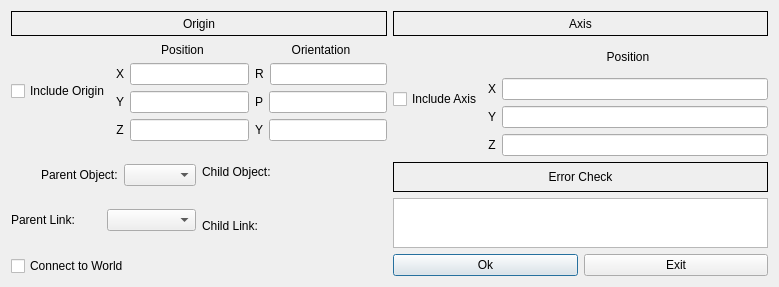
<?xml version="1.0" encoding="UTF-8"?>
<ui version="4.0">
 <class>AddExternalJoint</class>
 <widget class="QDialog" name="AddExternalJoint">
  <property name="geometry">
   <rect>
    <x>0</x>
    <y>0</y>
    <width>779</width>
    <height>287</height>
   </rect>
  </property>
  <property name="windowTitle">
   <string>Add External Joint</string>
  </property>
  <layout class="QVBoxLayout" name="verticalLayout_9">
   <item>
    <layout class="QHBoxLayout" name="horizontalLayout_4">
     <item>
      <layout class="QVBoxLayout" name="verticalLayout_8">
       <item>
        <layout class="QVBoxLayout" name="verticalLayout_2">
         <item>
          <widget class="QLabel" name="origin_label_2">
           <property name="maximumSize">
            <size>
             <width>16777215</width>
             <height>25</height>
            </size>
           </property>
           <property name="frameShape">
            <enum>QFrame::Box</enum>
           </property>
           <property name="text">
            <string>Origin</string>
           </property>
           <property name="alignment">
            <set>Qt::AlignCenter</set>
           </property>
          </widget>
         </item>
         <item>
          <layout class="QHBoxLayout" name="horizontalLayout">
           <item>
            <widget class="QCheckBox" name="include_origin">
             <property name="text">
              <string>Include Origin</string>
             </property>
            </widget>
           </item>
           <item>
            <layout class="QVBoxLayout" name="verticalLayout_14">
             <item>
              <widget class="QLabel" name="position_label_2">
               <property name="maximumSize">
                <size>
                 <width>16777215</width>
                 <height>15</height>
                </size>
               </property>
               <property name="text">
                <string>Position</string>
               </property>
               <property name="alignment">
                <set>Qt::AlignCenter</set>
               </property>
              </widget>
             </item>
             <item>
              <layout class="QHBoxLayout" name="horizontalLayout_21">
               <item>
                <widget class="QLabel" name="x_label_2">
                 <property name="text">
                  <string>X</string>
                 </property>
                 <property name="alignment">
                  <set>Qt::AlignCenter</set>
                 </property>
                </widget>
               </item>
               <item>
                <widget class="QLineEdit" name="x_2"/>
               </item>
              </layout>
             </item>
             <item>
              <layout class="QHBoxLayout" name="horizontalLayout_25">
               <item>
                <widget class="QLabel" name="y_label_2">
                 <property name="text">
                  <string>Y</string>
                 </property>
                 <property name="alignment">
                  <set>Qt::AlignCenter</set>
                 </property>
                </widget>
               </item>
               <item>
                <widget class="QLineEdit" name="y_2"/>
               </item>
              </layout>
             </item>
             <item>
              <layout class="QHBoxLayout" name="horizontalLayout_26">
               <item>
                <widget class="QLabel" name="z_label_2">
                 <property name="text">
                  <string>Z</string>
                 </property>
                 <property name="alignment">
                  <set>Qt::AlignCenter</set>
                 </property>
                </widget>
               </item>
               <item>
                <widget class="QLineEdit" name="z_2"/>
               </item>
              </layout>
             </item>
            </layout>
           </item>
           <item>
            <layout class="QVBoxLayout" name="verticalLayout_15">
             <item>
              <widget class="QLabel" name="orientation_label_2">
               <property name="maximumSize">
                <size>
                 <width>16777215</width>
                 <height>15</height>
                </size>
               </property>
               <property name="text">
                <string>Orientation</string>
               </property>
               <property name="alignment">
                <set>Qt::AlignCenter</set>
               </property>
              </widget>
             </item>
             <item>
              <layout class="QHBoxLayout" name="horizontalLayout_27">
               <item>
                <widget class="QLabel" name="roll_label_2">
                 <property name="text">
                  <string>R</string>
                 </property>
                 <property name="alignment">
                  <set>Qt::AlignCenter</set>
                 </property>
                </widget>
               </item>
               <item>
                <widget class="QLineEdit" name="roll_2"/>
               </item>
              </layout>
             </item>
             <item>
              <layout class="QHBoxLayout" name="horizontalLayout_28">
               <item>
                <widget class="QLabel" name="pitch_label_2">
                 <property name="text">
                  <string>P</string>
                 </property>
                 <property name="alignment">
                  <set>Qt::AlignCenter</set>
                 </property>
                </widget>
               </item>
               <item>
                <widget class="QLineEdit" name="pitch_2"/>
               </item>
              </layout>
             </item>
             <item>
              <layout class="QHBoxLayout" name="horizontalLayout_29">
               <item>
                <widget class="QLabel" name="yaw_label_2">
                 <property name="text">
                  <string>Y</string>
                 </property>
                 <property name="alignment">
                  <set>Qt::AlignCenter</set>
                 </property>
                </widget>
               </item>
               <item>
                <widget class="QLineEdit" name="yaw_2"/>
               </item>
              </layout>
             </item>
            </layout>
           </item>
          </layout>
         </item>
        </layout>
       </item>
       <item>
        <layout class="QVBoxLayout" name="verticalLayout_6">
         <item>
          <layout class="QHBoxLayout" name="horizontalLayout_2">
           <item>
            <layout class="QVBoxLayout" name="verticalLayout_5">
             <item>
              <layout class="QHBoxLayout" name="horizontalLayout_41">
               <item>
                <widget class="QLabel" name="connect_world_label">
                 <property name="text">
                  <string/>
                 </property>
                 <property name="wordWrap">
                  <bool>true</bool>
                 </property>
                </widget>
               </item>
               <item>
                <widget class="QLabel" name="parent_object_label">
                 <property name="frameShape">
                  <enum>QFrame::NoFrame</enum>
                 </property>
                 <property name="text">
                  <string>Parent Object:</string>
                 </property>
                </widget>
               </item>
               <item>
                <widget class="QComboBox" name="parent_object"/>
               </item>
              </layout>
             </item>
             <item>
              <layout class="QHBoxLayout" name="horizontalLayout_33">
               <item>
                <widget class="QLabel" name="parent_link_label">
                 <property name="frameShape">
                  <enum>QFrame::NoFrame</enum>
                 </property>
                 <property name="text">
                  <string>Parent Link:</string>
                 </property>
                </widget>
               </item>
               <item>
                <widget class="QComboBox" name="parent_link"/>
               </item>
              </layout>
             </item>
            </layout>
           </item>
           <item>
            <layout class="QVBoxLayout" name="verticalLayout_4">
             <item>
              <layout class="QHBoxLayout" name="horizontalLayout_42">
               <item>
                <widget class="QLabel" name="child_object_label">
                 <property name="sizePolicy">
                  <sizepolicy hsizetype="Minimum" vsizetype="Preferred">
                   <horstretch>0</horstretch>
                   <verstretch>0</verstretch>
                  </sizepolicy>
                 </property>
                 <property name="frameShape">
                  <enum>QFrame::NoFrame</enum>
                 </property>
                 <property name="text">
                  <string>Child Object:</string>
                 </property>
                 <property name="alignment">
                  <set>Qt::AlignLeading|Qt::AlignLeft|Qt::AlignVCenter</set>
                 </property>
                </widget>
               </item>
               <item>
                <widget class="QLabel" name="child_object">
                 <property name="text">
                  <string/>
                 </property>
                 <property name="alignment">
                  <set>Qt::AlignCenter</set>
                 </property>
                 <property name="wordWrap">
                  <bool>true</bool>
                 </property>
                </widget>
               </item>
              </layout>
             </item>
             <item>
              <layout class="QHBoxLayout" name="horizontalLayout_34">
               <item>
                <widget class="QLabel" name="child_link_label_2">
                 <property name="sizePolicy">
                  <sizepolicy hsizetype="Minimum" vsizetype="Minimum">
                   <horstretch>0</horstretch>
                   <verstretch>0</verstretch>
                  </sizepolicy>
                 </property>
                 <property name="frameShape">
                  <enum>QFrame::NoFrame</enum>
                 </property>
                 <property name="text">
                  <string>Child Link:</string>
                 </property>
                 <property name="alignment">
                  <set>Qt::AlignLeading|Qt::AlignLeft|Qt::AlignVCenter</set>
                 </property>
                </widget>
               </item>
               <item>
                <widget class="QLabel" name="child_link">
                 <property name="sizePolicy">
                  <sizepolicy hsizetype="Preferred" vsizetype="Preferred">
                   <horstretch>0</horstretch>
                   <verstretch>0</verstretch>
                  </sizepolicy>
                 </property>
                 <property name="text">
                  <string/>
                 </property>
                 <property name="alignment">
                  <set>Qt::AlignCenter</set>
                 </property>
                 <property name="wordWrap">
                  <bool>true</bool>
                 </property>
                </widget>
               </item>
              </layout>
             </item>
            </layout>
           </item>
          </layout>
         </item>
         <item>
          <widget class="QCheckBox" name="connect_world">
           <property name="text">
            <string>Connect to World</string>
           </property>
          </widget>
         </item>
        </layout>
       </item>
      </layout>
     </item>
     <item>
      <layout class="QVBoxLayout" name="verticalLayout_7">
       <item>
        <layout class="QVBoxLayout" name="verticalLayout">
         <item>
          <widget class="QLabel" name="axis_label_2">
           <property name="maximumSize">
            <size>
             <width>16777215</width>
             <height>25</height>
            </size>
           </property>
           <property name="frameShape">
            <enum>QFrame::Box</enum>
           </property>
           <property name="text">
            <string>Axis</string>
           </property>
           <property name="alignment">
            <set>Qt::AlignCenter</set>
           </property>
          </widget>
         </item>
         <item>
          <layout class="QHBoxLayout" name="horizontalLayout_3">
           <item>
            <widget class="QCheckBox" name="includeaxis_2">
             <property name="text">
              <string>Include Axis</string>
             </property>
            </widget>
           </item>
           <item>
            <layout class="QHBoxLayout" name="horizontalLayout_36">
             <item>
              <layout class="QVBoxLayout" name="verticalLayout_16">
               <item>
                <widget class="QLabel" name="axis_position_label_2">
                 <property name="sizePolicy">
                  <sizepolicy hsizetype="Preferred" vsizetype="Minimum">
                   <horstretch>0</horstretch>
                   <verstretch>0</verstretch>
                  </sizepolicy>
                 </property>
                 <property name="maximumSize">
                  <size>
                   <width>16777215</width>
                   <height>16777215</height>
                  </size>
                 </property>
                 <property name="text">
                  <string>Position</string>
                 </property>
                 <property name="alignment">
                  <set>Qt::AlignCenter</set>
                 </property>
                </widget>
               </item>
               <item>
                <layout class="QHBoxLayout" name="horizontalLayout_37">
                 <item>
                  <widget class="QLabel" name="axis_x_label_2">
                   <property name="text">
                    <string>X</string>
                   </property>
                   <property name="alignment">
                    <set>Qt::AlignCenter</set>
                   </property>
                  </widget>
                 </item>
                 <item>
                  <widget class="QLineEdit" name="axis_x_2"/>
                 </item>
                </layout>
               </item>
               <item>
                <layout class="QHBoxLayout" name="horizontalLayout_38">
                 <item>
                  <widget class="QLabel" name="axis_y_label_2">
                   <property name="text">
                    <string>Y</string>
                   </property>
                   <property name="alignment">
                    <set>Qt::AlignCenter</set>
                   </property>
                  </widget>
                 </item>
                 <item>
                  <widget class="QLineEdit" name="axis_y_2"/>
                 </item>
                </layout>
               </item>
               <item>
                <layout class="QHBoxLayout" name="horizontalLayout_39">
                 <item>
                  <widget class="QLabel" name="axis_z_label_2">
                   <property name="text">
                    <string>Z</string>
                   </property>
                   <property name="alignment">
                    <set>Qt::AlignCenter</set>
                   </property>
                  </widget>
                 </item>
                 <item>
                  <widget class="QLineEdit" name="axis_z_2"/>
                 </item>
                </layout>
               </item>
              </layout>
             </item>
            </layout>
           </item>
          </layout>
         </item>
        </layout>
       </item>
       <item>
        <layout class="QVBoxLayout" name="verticalLayout_3">
         <item>
          <widget class="QLabel" name="errorlist_label_2">
           <property name="maximumSize">
            <size>
             <width>16777215</width>
             <height>30</height>
            </size>
           </property>
           <property name="frameShape">
            <enum>QFrame::Box</enum>
           </property>
           <property name="text">
            <string>Error Check</string>
           </property>
           <property name="alignment">
            <set>Qt::AlignCenter</set>
           </property>
          </widget>
         </item>
         <item>
          <widget class="QTextBrowser" name="errorlist_2">
           <property name="maximumSize">
            <size>
             <width>16777215</width>
             <height>50</height>
            </size>
           </property>
          </widget>
         </item>
         <item>
          <layout class="QHBoxLayout" name="horizontalLayout_40">
           <item>
            <widget class="QPushButton" name="ok_2">
             <property name="text">
              <string>Ok</string>
             </property>
            </widget>
           </item>
           <item>
            <widget class="QPushButton" name="exit_2">
             <property name="text">
              <string>Exit</string>
             </property>
            </widget>
           </item>
          </layout>
         </item>
        </layout>
       </item>
      </layout>
     </item>
    </layout>
   </item>
  </layout>
 </widget>
 <resources/>
 <connections/>
</ui>
